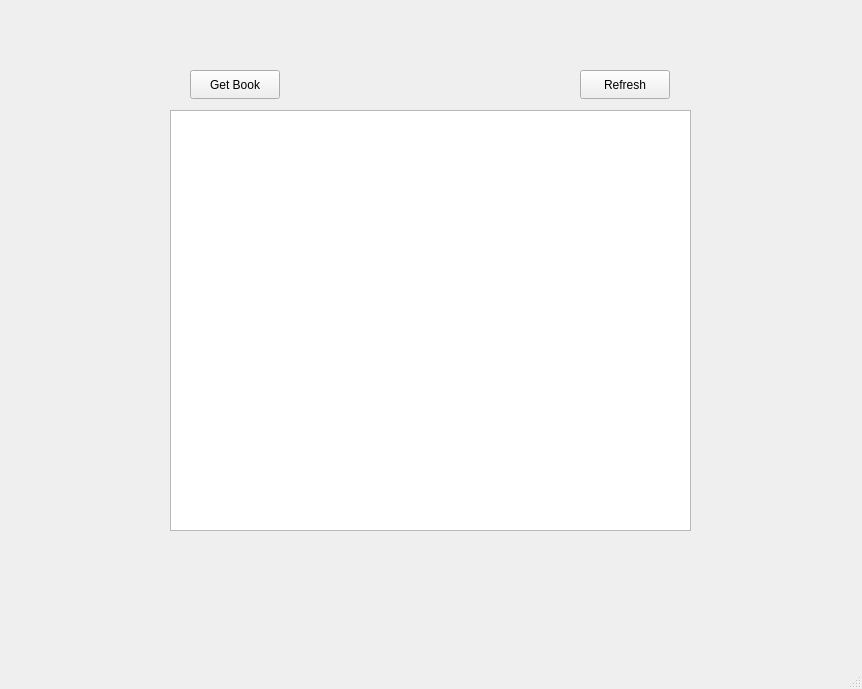
<?xml version="1.0" encoding="UTF-8"?>
<ui version="4.0">
 <class>MainWindow</class>
 <widget class="QMainWindow" name="MainWindow">
  <property name="geometry">
   <rect>
    <x>0</x>
    <y>0</y>
    <width>862</width>
    <height>689</height>
   </rect>
  </property>
  <property name="windowTitle">
   <string>MainWindow</string>
  </property>
  <widget class="QWidget" name="centralwidget">
   <widget class="QStackedWidget" name="stackedWidget">
    <property name="geometry">
     <rect>
      <x>0</x>
      <y>0</y>
      <width>861</width>
      <height>661</height>
     </rect>
    </property>
    <property name="currentIndex">
     <number>1</number>
    </property>
    <widget class="QWidget" name="page">
     <widget class="QLabel" name="label">
      <property name="geometry">
       <rect>
        <x>330</x>
        <y>140</y>
        <width>281</width>
        <height>91</height>
       </rect>
      </property>
      <property name="text">
       <string>Welcome to ShelfQuery App</string>
      </property>
     </widget>
     <widget class="QPushButton" name="pushButton">
      <property name="geometry">
       <rect>
        <x>300</x>
        <y>290</y>
        <width>261</width>
        <height>91</height>
       </rect>
      </property>
      <property name="text">
       <string>START</string>
      </property>
     </widget>
    </widget>
    <widget class="QWidget" name="page_2">
     <widget class="QTableView" name="tableView">
      <property name="geometry">
       <rect>
        <x>170</x>
        <y>110</y>
        <width>521</width>
        <height>421</height>
       </rect>
      </property>
     </widget>
     <widget class="QPushButton" name="pushButton_2">
      <property name="geometry">
       <rect>
        <x>190</x>
        <y>70</y>
        <width>90</width>
        <height>29</height>
       </rect>
      </property>
      <property name="text">
       <string>Get Book</string>
      </property>
     </widget>
     <widget class="QPushButton" name="pushButton_3">
      <property name="geometry">
       <rect>
        <x>580</x>
        <y>70</y>
        <width>90</width>
        <height>29</height>
       </rect>
      </property>
      <property name="text">
       <string>Refresh</string>
      </property>
     </widget>
    </widget>
   </widget>
  </widget>
  <widget class="QMenuBar" name="menubar">
   <property name="geometry">
    <rect>
     <x>0</x>
     <y>0</y>
     <width>862</width>
     <height>25</height>
    </rect>
   </property>
  </widget>
  <widget class="QStatusBar" name="statusbar"/>
 </widget>
 <resources/>
 <connections/>
</ui>
